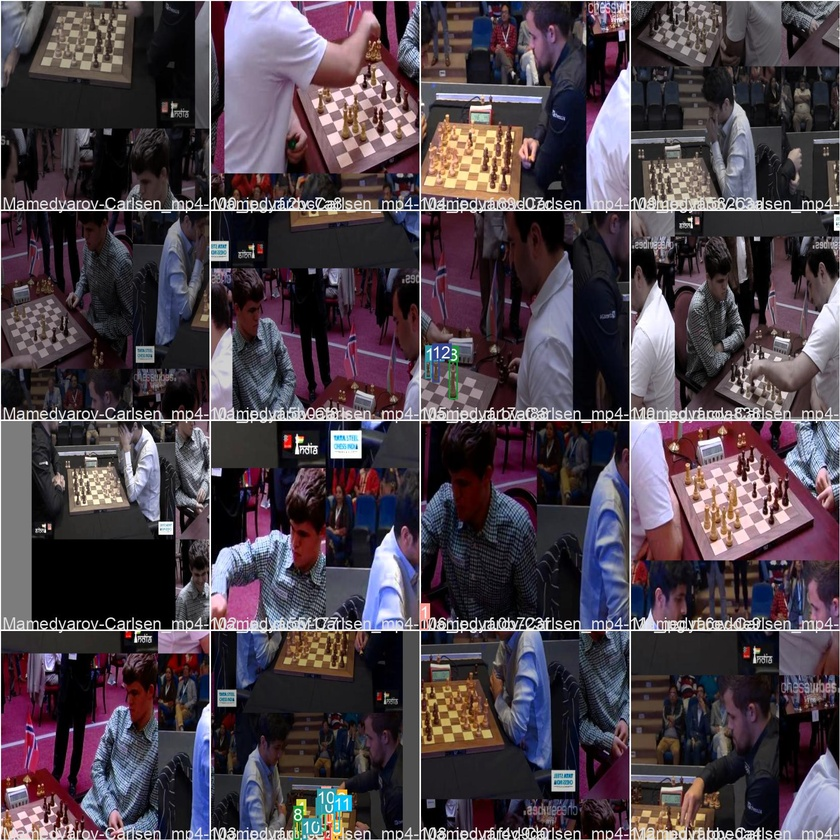
#> input picture training_data/train_batch0.jpg, 840 x 840 px, shrunk from 1664 x 1664 before the run
$ python edges.py --file training_data/train_batch0.jpg
#> lines starting #> are read from the running program, lines starting #| are printed output that depends on the picture
import cv2
import numpy as np
from math import ceil
from collections import defaultdict
from argparse import ArgumentParser


# Segment_by_angle_kmeans, intersection, and segmented_intersections with assistance from Stack Overflow
def segment_by_angle_kmeans(lines, k=2):
    # Settings from OpenCV docs; default k=2 for horizontal and vertical clustering
    criteria = (cv2.TERM_CRITERIA_EPS + cv2.TERM_CRITERIA_MAX_ITER, 10, 1.0)
    flags = cv2.KMEANS_RANDOM_CENTERS
    attempts = 10

    angles = np.array([line[0][1] for line in lines])
    pts = np.array([[np.cos(2*angle), np.sin(2*angle)]
                    for angle in angles], dtype=np.float32)

    labels, _ = cv2.kmeans(pts, k, None, criteria, attempts, flags)[1:]
    labels = labels.reshape(-1)

    segmented = defaultdict(list)
    for i, line in enumerate(lines):
        segmented[labels[i]].append(line)
    segmented = list(segmented.values())
    return segmented


# [23 lines left out: functions intersection, segmented_intersections, not called in this run]


def hough_to_rect(rho, theta, length):
    a = np.cos(theta)
    b = np.sin(theta)
    x0 = a*rho
    y0 = b*rho
    x1 = int(x0 + length*(-b))
    y1 = int(y0 + length*(a))
    x2 = int(x0 - length*(-b))
    y2 = int(y0 - length*(a))

    return x1, y1, x2, y2


def filter_lines(img, lines, length):
    strong_lines = [lines[0]]
    filtered_lines = []

    for line in lines:
        rho, theta = line[0]
        x1, y1, x2, y2 = hough_to_rect(rho, theta, length)

        # Filter lines by their start and end points assuming that the chessboard
        #   is in the bottom center of the screen
        if x1 <= 0 and y1 <= 0 and x2 >= 0 and y2 >= 0:
            if x2 < ceil(0.55 * img.shape[1]) or y2 < ceil(0.55*img.shape[0]):
                continue
        if x1 <= 0 and y1 >= 0 and x2 >= 0 and y2 >= 0:
            if x2 < ceil(0.55 * img.shape[1]) or y2 < ceil(0.55*img.shape[0]):
                continue

        if x2 - x1 == 0:
            continue

        s = (y2 - y1) / (x2 - x1)

        # Get rid of lines that are too vertical or horizontal
        # Need to find a better method since now we can't mark chessboards
        #   head-on
        if abs(s) > 10 or abs(s) < 0.01:
            continue

        # Only accept lines within a certain angle range; problems similar to those above
        if -1*np.pi/3 <= theta <= np.pi/3 or (-1*np.pi/3 - np.pi/4) <= theta <= (np.pi/3 + np.pi/4):
            filtered_lines.append(line)
            continue

        filtered_lines.append(line)

    for line in filtered_lines[1:]:
        append_ = True
        for strong_line in strong_lines:
            strong_rho, strong_theta = strong_line[0]
            rho, theta = line[0]

            # Filter by difference in x-coordinates to get rid of
            #   lines that are too close together; needs work
            strong_x1, strong_y1, strong_x2, strong_y2 = hough_to_rect(
                strong_rho, strong_theta, length)
            x1, y1, x2, y2 = hough_to_rect(rho, theta, length)
            if abs(strong_x2 - x2) < 0.015 * np.sqrt(img.shape[0]**2 + img.shape[1] ** 2):
                if abs(strong_x2 - x2) < 0.7 * np.sqrt(img.shape[0]):
                    append_ = False
                    continue

        if append_:
            strong_lines.append(line)
    return filtered_lines


def process_lines(lines):
    segmented = segment_by_angle_kmeans(lines)
    orientation_to_lines = {
        'vert': segmented[1],
        'horiz': segmented[0]
    }

    # Get rid of outlier lines within each cluster
    vert_outlier = min(segment_by_angle_kmeans(
        segmented[1], k=2), key=len)[0]
    horiz_outlier = min(segment_by_angle_kmeans(
        segmented[0], k=2), key=len)[0]

    for i, segmented_vert in enumerate(orientation_to_lines['vert']):
        rho, theta = segmented_vert[0]
        if rho == vert_outlier[0][0] and theta == vert_outlier[0][1]:
            orientation_to_lines['vert'] = orientation_to_lines['vert'][:i] + \
                orientation_to_lines['vert'][i+1:]

    for i, segmented_horiz in enumerate(orientation_to_lines['horiz']):
        rho, theta = segmented_horiz[0]
        if rho == horiz_outlier[0][0] and theta == horiz_outlier[0][1]:
            orientation_to_lines['horiz'] = orientation_to_lines['horiz'][:i] + \
                orientation_to_lines['horiz'][i+1:]

    return orientation_to_lines


# [26 lines left out: function get_corners, not called in this run]


def draw_lines(img, lines, length):
    filtered_line_img = img
    for line in lines:
        rho, theta = line[0]
        x1, y1, x2, y2 = hough_to_rect(rho, theta, length)
        cv2.line(filtered_line_img, (x1, y1), (x2, y2), (0, 255, 0), 1)


# [4 lines left out: function draw_corners, not called in this run]


def draw_segmented_lines(img, orientation_to_lines, length):
    for orientation in orientation_to_lines:
        for segmented_line in orientation_to_lines[orientation]:
            color = (0, 255, 0) if orientation == 'vert' else (0, 0, 255)
            rho, theta = segmented_line[0]
            x1, y1, x2, y2 = hough_to_rect(rho, theta, length)
            cv2.line(img, (x1, y1), (x2, y2), color, 1)


def main(args):
    file_path = args.file
    output_path = args.output if args.output else None

    img = cv2.imread(file_path)
#> img is the input picture: shape (840, 840, 3); mean B, G, R 74.4, 65.7, 76.7
    cv2.imshow('Initial', img)

    img = cv2.Canny(img, 200, 250, apertureSize=3)
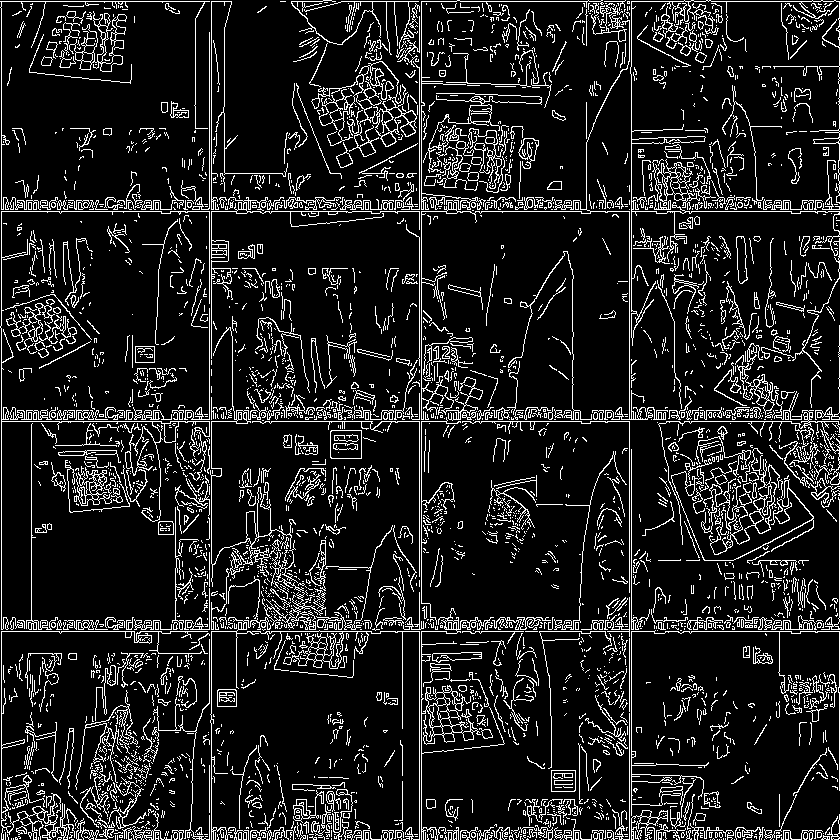
#> img: shape (840, 840); 12.3% white in thin lines or dots
    cv2.imshow('Canny', img)

    length = np.sqrt(img.shape[0]**2 + img.shape[1]**2)
#> length = 1187.9

    # Hough transform
    lines = cv2.HoughLines(img, 1, np.pi/360, 150)
    if not lines.any():
        print('No lines detected')
        return
    img = cv2.cvtColor(img, cv2.COLOR_GRAY2BGR)
#> img: shape (840, 840, 3); 12.3% white in thin lines or dots
    lines_img = img.copy()
    draw_lines(lines_img, lines, length)
#> the loop in draw_lines, `for line in lines:` made 3536 passes
#> (rho, theta, a in hough_to_rect, b in hough_to_rect, x0 in hough_to_rect, y0 in hough_to_rect, x1, y1) on passes 1 to 3: (1, 0, 1, 0, 1, 0, 1, 1187), (421, 0, 1, 0, 421, 0, 421, 1187), (419, 0, 1, 0, 419, 0, 419, 1187)
#> after the loop in draw_lines, `for line in lines:`:
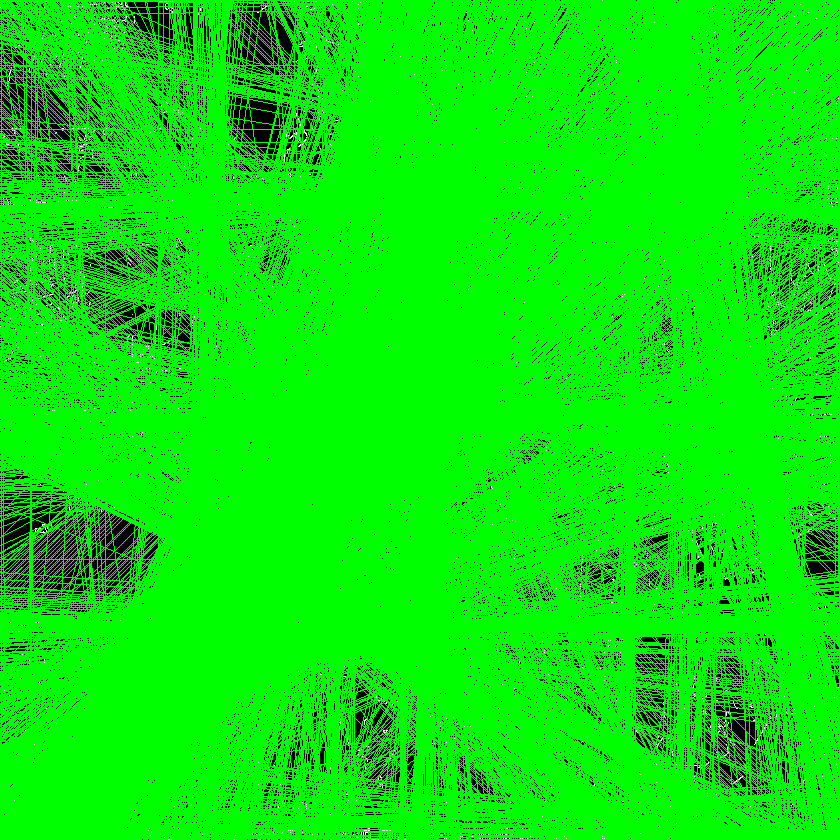
#> filtered_line_img: shape (840, 840, 3); mean B, G, R 1, 231.7, 1
    cv2.imshow('Initial lines', lines_img)

    # Line processing
    filtered_lines = filter_lines(img, lines, length)
#> the loop in filter_lines, `for line in lines:` made 3536 passes
#> line on passes 1 to 3: [[1, 0]], [[421, 0]], [[419, 0]]
#> the loop in filter_lines, `for line in filtered_lines[1:]:` made 2738 passes
#> line on passes 1 to 3: [[823, 1.59]], [[825, 1.59]], [[617, 1.59]]
    filtered_line_img = img.copy()
    draw_lines(filtered_line_img, filtered_lines, length)
#> call 2 of draw_lines, with length = 1187.9
#> the loop in draw_lines (call 2), `for line in lines:` made 2739 passes
#> line on passes 1 to 3: [[632, 1.55]], [[823, 1.59]], [[825, 1.59]]
#> after the loop in draw_lines (call 2), `for line in lines:`:
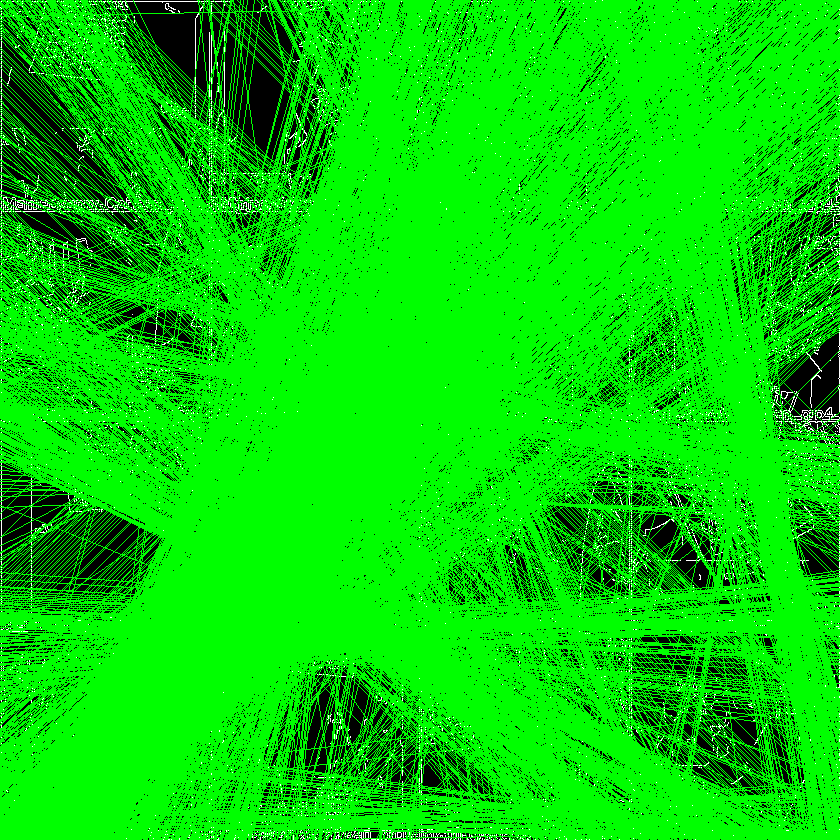
#> filtered_line_img: shape (840, 840, 3); mean B, G, R 3.3, 212.9, 3.3
    cv2.imshow('Filtered lines', filtered_line_img)

    orientation_to_lines = process_lines(filtered_lines)
#> the loop in segment_by_angle_kmeans, `for i, line in enumerate(lines):` made 2739 passes
#> the loop in segment_by_angle_kmeans (call 2), `for i, line in enumerate(lines):` made 1698 passes
#> line on passes 1 to 3: [[598, 0.785]], [[605, 0.785]], [[595, 0.785]]
#> the loop in process_lines, `for i, segmented_vert in enumerate(orientation_to_lines['vert']):` made 1698 passes
#> the loop in process_lines, `for i, segmented_horiz in enumerate(orientation_to_lines['horiz']):` made 1041 passes
    segmented_lines_img = img.copy()
    draw_segmented_lines(segmented_lines_img, orientation_to_lines, length)
#> the loop in draw_segmented_lines, `for orientation in orientation_to_lines:` made 2 passes
#> orientation on passes 1 to 2: 'vert', 'horiz'
#> after the loop in draw_segmented_lines, `for orientation in orientation_to_lines:`:
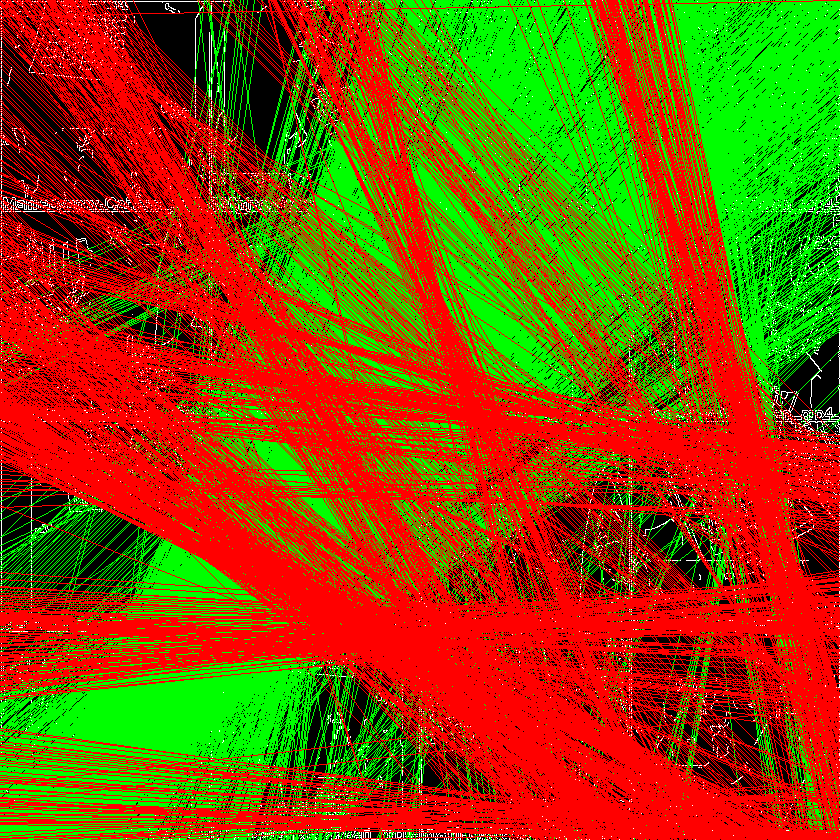
#> img: shape (840, 840, 3); mean B, G, R 3.3, 79.5, 136.8
    cv2.imshow('Lines segmented by orientation', segmented_lines_img)

#> (the run stopped early here; a loop or call above may not have finished)

$ run again, on training_data/train_batch2.jpg
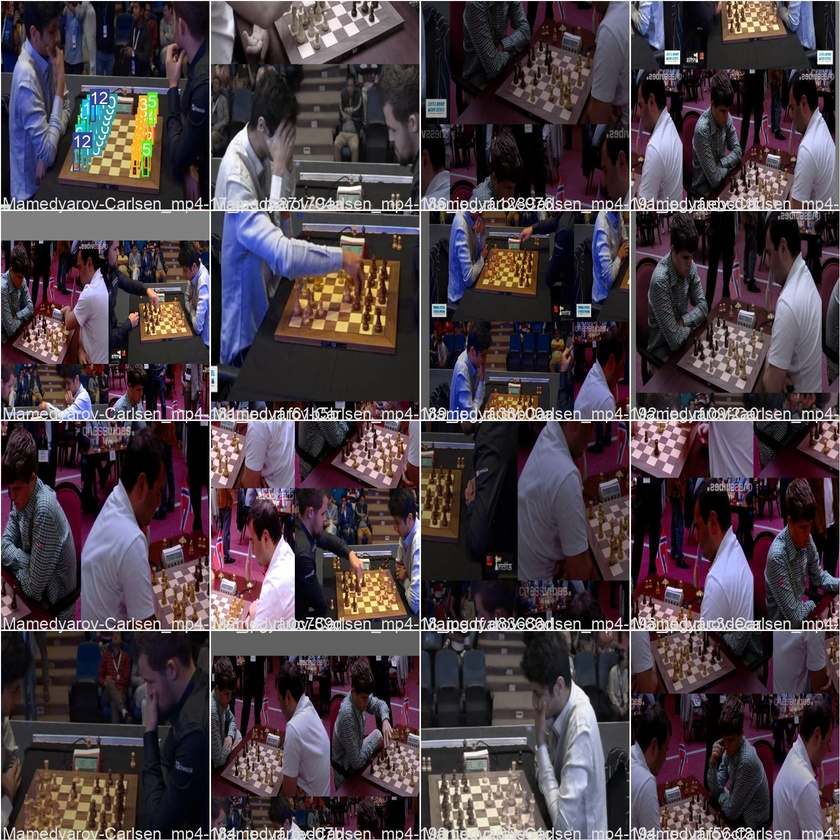
#> input picture training_data/train_batch2.jpg, 840 x 840 px, shrunk from 1664 x 1664 before the run
#> in main, img is the input picture: shape (840, 840, 3); mean B, G, R 70.1, 63.2, 74.7
#> in main, `img = cv2.Canny(img, 200, 250, apertureSize=3)`:
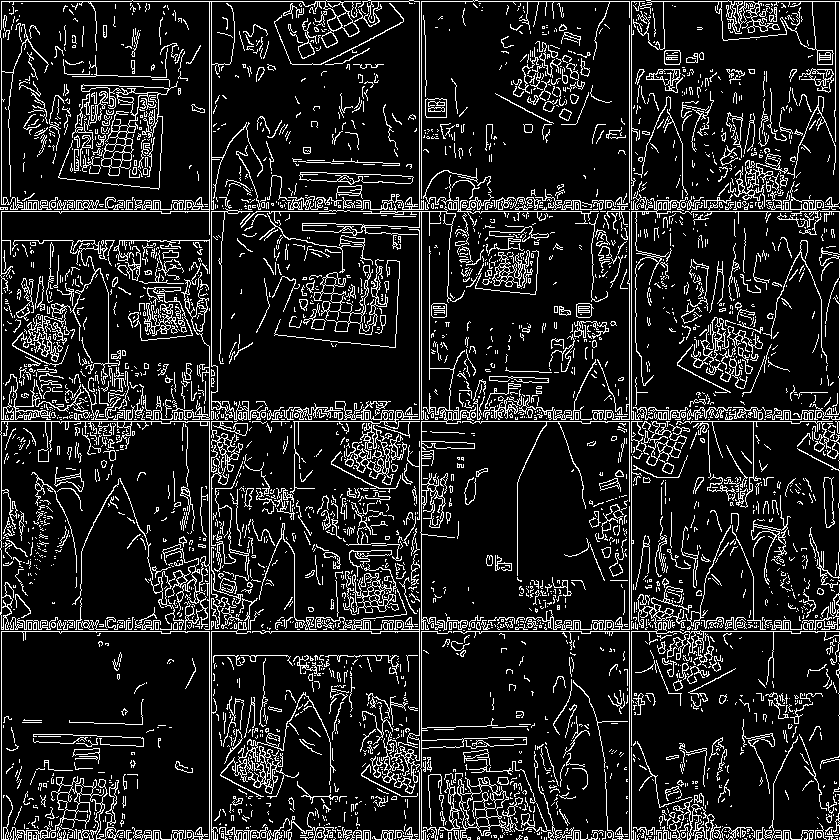
#> img: shape (840, 840); 13.1% white in thin lines or dots
#> the loop in draw_lines, `for line in lines:` made 6829 passes
#> (rho, theta, a in hough_to_rect, b in hough_to_rect, x0 in hough_to_rect, y0 in hough_to_rect, x1, y1) on passes 1 to 3: (421, 0, 1, 0, 421, 0, 421, 1187), (631, 0, 1, 0, 631, 0, 631, 1187), (1, 0, 1, 0, 1, 0, 1, 1187)
#> the loop in filter_lines, `for line in lines:` made 6829 passes
#> line on passes 1 to 3: [[421, 0]], [[631, 0]], [[1, 0]]
#> the loop in filter_lines, `for line in filtered_lines[1:]:` made 5048 passes
#> line on passes 1 to 3: [[617, 1.59]], [[615, 1.59]], [[636, 1.55]]
#> the loop in draw_lines (call 2), `for line in lines:` made 5049 passes
#> line on passes 1 to 3: [[619, 1.59]], [[617, 1.59]], [[615, 1.59]]
#> the loop in segment_by_angle_kmeans, `for i, line in enumerate(lines):` made 5049 passes
#> the loop in segment_by_angle_kmeans (call 2), `for i, line in enumerate(lines):` made 2370 passes
#> line on passes 1 to 3: [[624, 0.785]], [[636, 0.785]], [[655, 0.785]]
#> the loop in process_lines, `for i, segmented_vert in enumerate(orientation_to_lines['vert']):` made 2370 passes
#> the loop in process_lines, `for i, segmented_horiz in enumerate(orientation_to_lines['horiz']):` made 2679 passes
#> the loop in draw_segmented_lines, `for orientation in orientation_to_lines:` made 2 passes
#> orientation on passes 1 to 2: 'vert', 'horiz'
#> after the loop in draw_segmented_lines, `for orientation in orientation_to_lines:`:
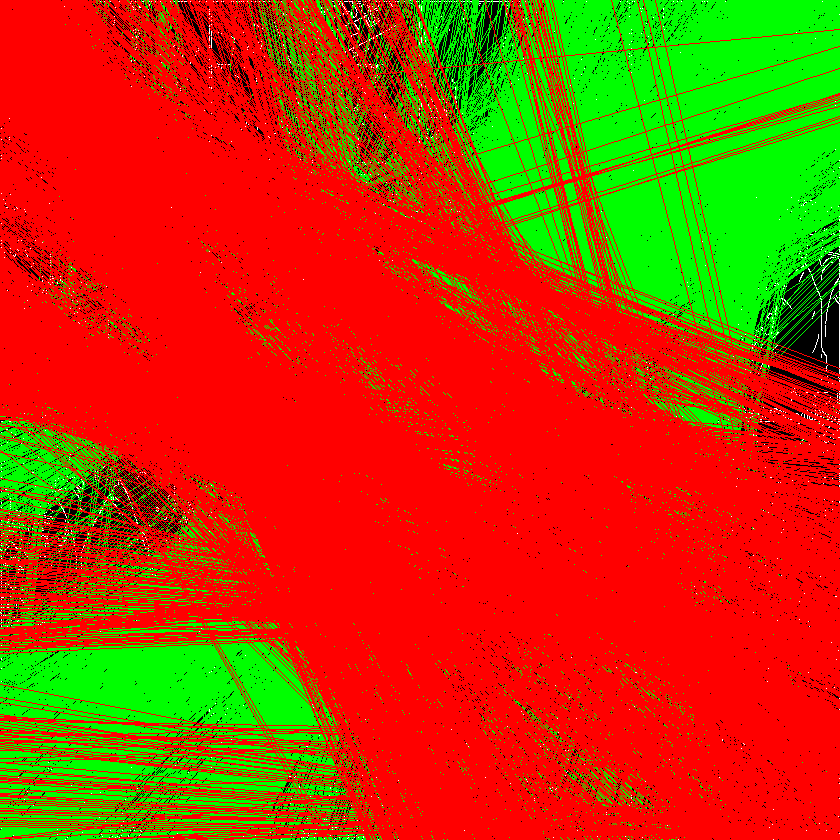
#> img: shape (840, 840, 3); mean B, G, R 0.9, 61.8, 183.3
